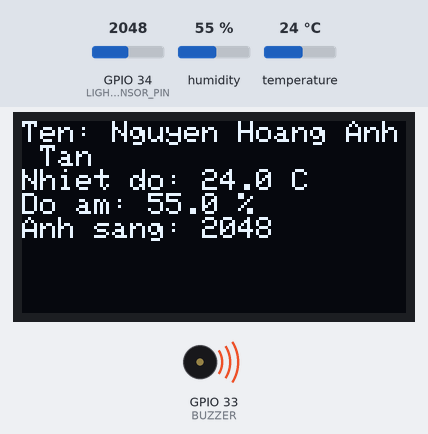
The program below on a simulated ESP32. On the bench: 128×64 one-colour display, buzzer (waves = sounding, pin HIGH). Inputs (shaded band) come from the test bench; at power-on: humidity 55 %, GPIO 34 (LIGHT_SENSOR_PIN) = 2048, temperature 24 °C. WiFi joins after 1.5 s; servers stay silent unless stated; what the program prints to the serial monitor is not drawn.

Above: at 3.1 s.
3.2 s: humidity set to 22 %
At 7.0 s:
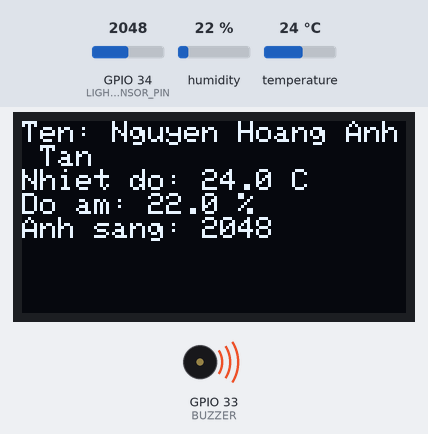
8.0 s: GPIO 34 (LIGHT_SENSOR_PIN) set to 1562
At 8.9 s:
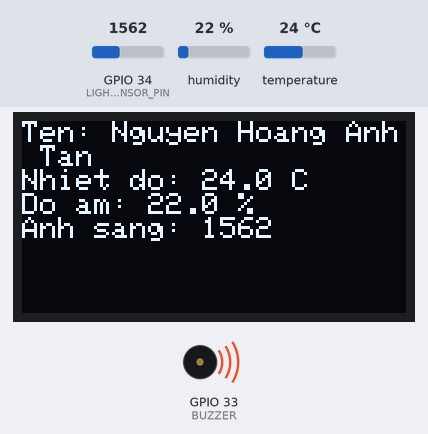
10.7 s: GPIO 34 (LIGHT_SENSOR_PIN) set to 1455
At 13.3 s:
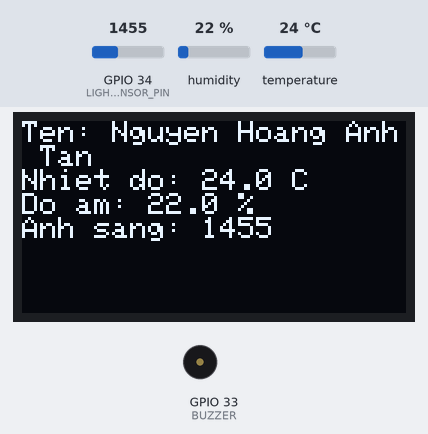
13.9 s: temperature set to 12 °C
At 15.7 s:
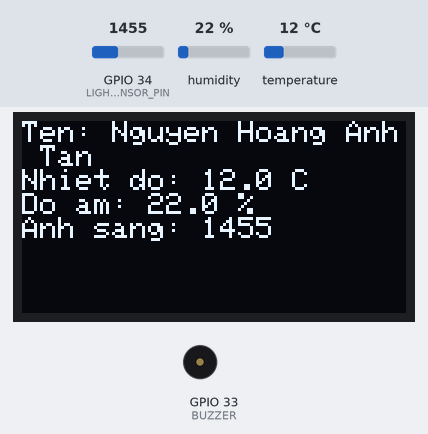
16.6 s: humidity set to 40 %
At 18.8 s:
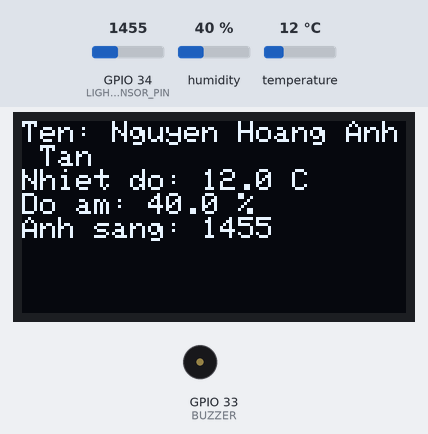
20.0 s: GPIO 34 (LIGHT_SENSOR_PIN) set to 1540
At 21.9 s:
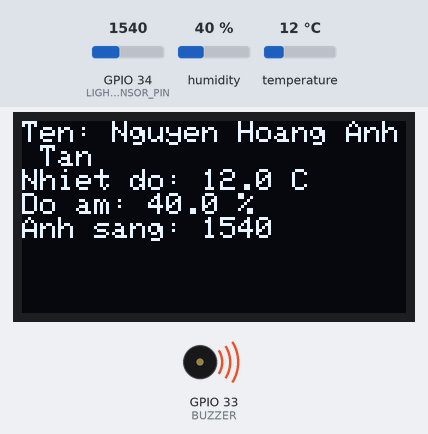
Timing chart, 0 to 23.4 s (numbered marks = the images above; inputs shaded):
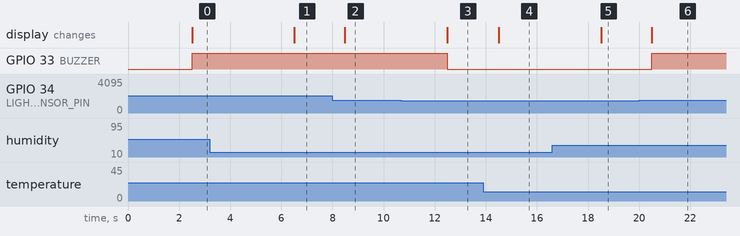

Measured:
- the behaviour switches between 1501 and 1500 on GPIO 34 (LIGHT_SENSOR_PIN) (found by bisection; images 2 and 3)
- after the input at 3.2 s, the display: changes after 3.3 s (image 1)
- after the input at 8.0 s, the display: changes after 0.49 s (image 2)
- after the input at 10.7 s, GPIO 33 (BUZZER): HIGH → LOW after 1.8 s; the display: first differs from a run without the input after 1.8 s (image 3)
- after the input at 13.9 s, the display: changes after 0.61 s (image 4)
- after the input at 16.6 s, the display: changes after 1.9 s (image 5)
- after the input at 20.0 s, GPIO 33 (BUZZER): LOW → HIGH after 0.49 s; the display: first differs from a run without the input after 0.49 s (image 6)

The program:

main.cpp
```cpp
#include <WiFi.h>
#include <FirebaseESP32.h>
#include <DHT.h>
#include <Wire.h>
#include <Adafruit_SSD1306.h>
#include <Adafruit_GFX.h>

// WiFi credentials
#define WIFI_SSID "LagCT"
#define WIFI_PASSWORD "28052004"

// Firebase legacy
#define FIREBASE_HOST "https://hcmcity-afe25-default-rtdb.firebaseio.com"
#define FIREBASE_AUTH "lNM7wc3Zqh8Xu9GplYVppsDsBIlDv9sxkLDrFT1V"

// DHT
#define DHTPIN 4
#define DHTTYPE DHT11
DHT dht(DHTPIN, DHTTYPE);


// OLED I2C
#define SCREEN_WIDTH 128
#define SCREEN_HEIGHT 64
Adafruit_SSD1306 display(SCREEN_WIDTH, SCREEN_HEIGHT, &Wire, -1);

// LED và buzzer
#define BUZZER 33

// Thêm khai báo chân cảm biến ánh sáng nếu cần
#define LIGHT_SENSOR_PIN 34

FirebaseData fbdo;
FirebaseConfig config;
FirebaseAuth auth;

unsigned long lastSendTime = 0;
unsigned long blinkTime = 0;

void setup() {
  Serial.begin(115200);
  dht.begin();
  pinMode(BUZZER, OUTPUT);
  digitalWrite(BUZZER, LOW); // Đảm bảo buzzer tắt ban đầu


  // OLED init
  if (!display.begin(SSD1306_SWITCHCAPVCC, 0x3C)) {
    Serial.println("❌ Không tìm thấy OLED");
    while (true);
  }
  display.clearDisplay();
  display.setTextSize(1);
  display.setTextColor(SSD1306_WHITE);

  WiFi.begin(WIFI_SSID, WIFI_PASSWORD);
  Serial.print("🔌 Kết nối WiFi");
  while (WiFi.status() != WL_CONNECTED) {
    Serial.print(".");
    delay(300);
  }
  Serial.println("\n✅ WiFi đã kết nối");

  config.host = FIREBASE_HOST;
  config.signer.tokens.legacy_token = FIREBASE_AUTH;
  Firebase.begin(&config, &auth);
  Firebase.reconnectWiFi(true);
  Serial.println("✅ Firebase đã sẵn sàng");

  pinMode(LIGHT_SENSOR_PIN, INPUT);
}

void loop() {
  unsigned long now = millis();

  if (now - lastSendTime > 2000) {
    lastSendTime = now;

    // Đọc giá trị cảm biến
    float nhietdo = dht.readTemperature();
    float doam = dht.readHumidity();
    int anhsang = analogRead(LIGHT_SENSOR_PIN);

    // Kiểm tra lỗi cảm biến DHT
    if (isnan(nhietdo) || isnan(doam)) {
      Serial.println("❌ Lỗi đọc cảm biến DHT!");
      return;
    }

    // In ra Serial
    Serial.println("===== Giá trị cảm biến =====");
    Serial.printf("🌡️ Nhiệt độ: %.2f °C\n", nhietdo);
    Serial.printf("💧 Độ ẩm   : %.2f %%\n", doam);
    Serial.printf("💡 Ánh sáng: %d\n", anhsang);

    // Gửi lên Firebase (nên kiểm tra trả về)
    if (!Firebase.setFloat(fbdo, "/nhietdo", nhietdo))
      Serial.println("❌ Lỗi gửi nhiệt độ lên Firebase");
    if (!Firebase.setFloat(fbdo, "/doam", doam))
      Serial.println("❌ Lỗi gửi độ ẩm lên Firebase");
    if (!Firebase.setInt(fbdo, "/anhsang", anhsang))
      Serial.println("❌ Lỗi gửi ánh sáng lên Firebase");

    // Hiển thị lên OLED
    display.clearDisplay();
    display.setCursor(0, 0);
    display.println("Ten: Nguyen Hoang Anh Tan");
    display.printf("Nhiet do: %.1f C\n", nhietdo);
    display.printf("Do am: %.1f %%\n", doam);
    display.printf("Anh sang: %d\n", anhsang);
    display.display();

    // Điều khiển buzzer
    if (anhsang > 1500) {
      digitalWrite(BUZZER, HIGH);
    } else {
      digitalWrite(BUZZER, LOW);
    }
  }
}
```
